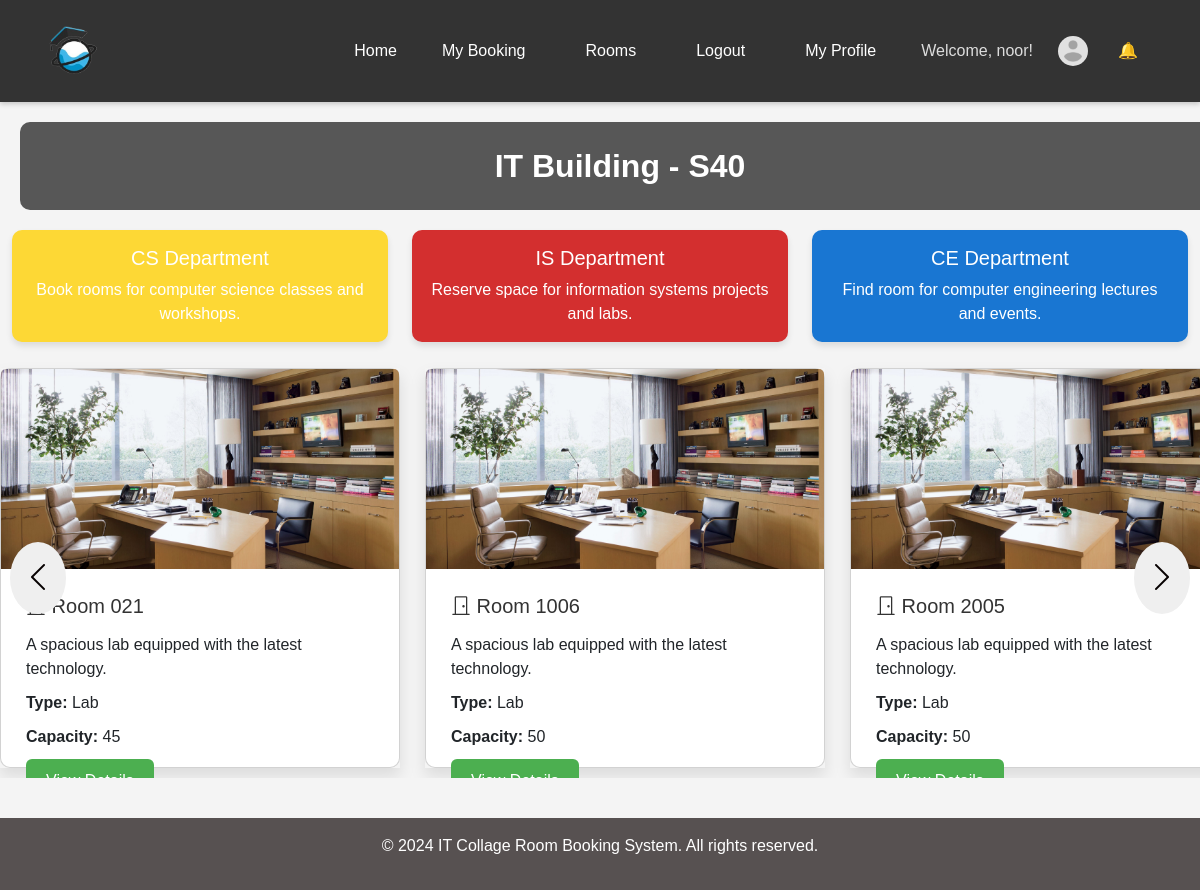
The app's page /views/room_browsing.php?department=IS (signed in) with its own data.
### tables this page shows
CREATE TABLE `users` (
  `user_id` int(11) NOT NULL UNIQUE AUTO_INCREMENT PRIMARY KEY,
  `user_name` varchar(100) NOT NULL,
  `user_email` varchar(150) NOT NULL,
  `user_password` varchar(255) NOT NULL,
  `user_role` enum('Admin','User') NOT NULL DEFAULT 'User'
);

CREATE TABLE `rooms` (
  `room_id` int(11) NOT NULL PRIMARY KEY AUTO_INCREMENT,
  `room_name` varchar(100) NOT NULL,
  `room_type` enum('Lecture','Lab') NOT NULL,
  `building` varchar(100) NOT NULL,
  `floor` int(11) NOT NULL,
  `department` varchar(100) NOT NULL,
  `capacity` int(11) NOT NULL,
  `image1` varchar(255) DEFAULT NULL,
  `image2` varchar(255) DEFAULT NULL,
  `image3` varchar(255) DEFAULT NULL,
  `image4` varchar(255) DEFAULT NULL,
  `image5` varchar(255) DEFAULT NULL,
  `availability_status` enum('Available','Booked') NOT NULL DEFAULT 'Available',
  `description` varchar(255) NOT NULL
);

### views/room_browsing.php (the view, shortened to what this page needs)
<?php
include '../php/db_connection.php';
$departments = ['CS', 'IS', 'CE'];
$selected_department = $_GET['department'] ?? 'CS';
try {
    $query = $conn->prepare("SELECT * FROM rooms WHERE department = :department");
    $query->bindParam(':department', $selected_department, PDO::PARAM_STR);
    $query->execute();
    $rooms = $query->fetchAll(PDO::FETCH_ASSOC);
} catch (PDOException $e) {
    die("Database error: " . $e->getMessage());
}
?>
<!DOCTYPE html>
<html lang="en">
<head>
    <link href="https://cdn.jsdelivr.net/npm/bootstrap@5.3.0/dist/css/bootstrap.min.css" rel="stylesheet">
    <link href="https://cdn.jsdelivr.net/npm/bootstrap-icons/font/bootstrap-icons.css" rel="stylesheet">
    <link rel="stylesheet" href="../css/room_browsing.css">
    <link rel="stylesheet" href="../css/firstask.css">
</head>
<body>
<?php include_once '../php/navbar.php'; ?>
    <div class="row">
<div class="row text-center">
<div class="building-title text-center">IT Building - S40</div>
    <?php foreach ($departments as $department): ?>
        <div class="col-md-4 mb-3">
            <a href="?department=<?php echo htmlspecialchars($department); ?>"
               class="department-card <?php echo strtolower($department) . '-department'; ?> text-decoration-none">
                <div class="p-3 rounded">
                    <h5 class="mb-2"><?php echo htmlspecialchars($department); ?> Department</h5>
                    <p class="mb-0">
                        <?php
                        if ($department === 'CS') {
                            echo 'Book rooms for computer science classes and workshops.';
                        } elseif ($department === 'IS') {
                            echo 'Reserve space for information systems projects and labs.';
                        } else {
                            echo 'Find room for computer engineering lectures and events.';
                        }
                        ?>
                    </p>
                </div>
            </a>
        </div>
    <?php endforeach; ?>
</div>
<div class="col-md-8">
    <div class="room-carousel">
    <button class="carousel-arrow left" onclick="scrollCarousel(-1)">
        <i class="bi bi-chevron-left"></i>
    </button>
        <div class="rooms-container">
            <?php if (!empty($rooms)): ?>
                <?php foreach ($rooms as $room): ?>
                    <div class="room-card-container" onclick="toggleFlip(this)">
                        <div class="room-card">
                            <div class="card front">
                                <img src="../img/<?= htmlspecialchars($room['image1'] ?? 'default_image.jpg') ?>" class="card-img-top" alt="Room Image">
                                <div class="card-body">
                                    <h5 class="card-title">
                                        <i class="room-icon bi bi-door-closed"></i>
                                        <?= htmlspecialchars($room['room_name']) ?>
                                    </h5>
                                    <p class="card-text">
                                        <?= htmlspecialchars($room['description'] ?? 'No description available.') ?>
                                    </p>
                                    <p class="card-text"><strong>Type:</strong> <?= htmlspecialchars($room['room_type']) ?></p>
                                    <p class="card-text">
                                        <strong>Capacity:</strong> <?= htmlspecialchars($room['capacity']) ?>
                                    </p>
                                    <a href="room_details.php?room_id=<?= htmlspecialchars($room['room_id']) ?>" class="btn btn-primary">View Details</a>
                                </div>
                            </div>
                            <div class="card back">
                                <h1>hello</h1>
                            </div>
                        </div>
                    </div>
                <?php endforeach; ?>
            <?php else: ?>
                <div class="col-12">
                    <p class="text-center">No rooms available in this department.</p>
                </div>
            <?php endif; ?>
        </div>
        <button class="carousel-arrow right" onclick="scrollCarousel(1)">
        <i class="bi bi-chevron-right"></i>
    </button>
    </div>
</div>
    <footer class="footer py-3">
        <div class="text-center">
            <p>&copy; 2024 IT Collage Room Booking System. All rights reserved.</p>
        </div>
    </footer>
</body>
</html>

### php/navbar.php (shortened to what this page needs)
<?php
$conn = new mysqli(DB_HOST, DB_USER, DB_PASS, DB_NAME, Port);
$isLoggedIn = isset($_SESSION['user_id']);
$userName = '';
$userRole = '';
if ($isLoggedIn) {
    $userId = $_SESSION['user_id'];
    $query = "SELECT user_name, user_role FROM users WHERE user_id = ?";
    $stmt = $conn->prepare($query);
    $stmt->bind_param('i', $userId);
    $stmt->execute();
    $stmt->bind_result($userName, $userRole);
}
?>
<nav class="navbar">
<div class="container">
        <a class="logo" href="<?php echo BASE_URL; ?>">
            <img src="<?php echo BASE_URL; ?>/img/img.png" alt="Roomzy">
        </a>
    <ul>
        <?php if (!$isLoggedIn): ?>
            <li><a href="<?php echo BASE_URL; ?>/index.php">Home</a></li>
            <li><a href="<?php echo BASE_URL; ?>/views/room_browsing.php">Rooms</a></li>
            <li><a href="<?php echo BASE_URL; ?>/php/login.php">Login</a></li>
            <li><a href="<?php echo BASE_URL; ?>/php/register.php">Register</a></li>
        <?php elseif ($userRole === 'User'): ?>
            <li><a href="<?php echo BASE_URL; ?>/index.php">Home</a></li>
            <li><a href="<?php echo BASE_URL; ?>/php/MyBookings.php">My Booking</a></li>
            <li><a href="<?php echo BASE_URL; ?>/views/room_browsing.php">Rooms</a></li>
            <li><a href="<?php echo BASE_URL; ?>/php/logout.php">Logout</a></li>
            <li><a href="<?php echo BASE_URL; ?>/views/UserProfile.html">My Profile</a></li>
            <li>Welcome, <?php echo htmlspecialchars($userName); ?>!</li>
<?php
   $profileImage = isset($_SESSION['user']['image']) && !empty($_SESSION['user']['image']) ? $_SESSION['user']['image'] : 'img/profile_pic.png';
   ?>
   <img src="<?php echo BASE_URL . '/' . $profileImage; ?>" alt="User Profile Picture" class="user-image">
            <?php
       include "db_connection.php";
       $query = "SELECT COUNT(*) AS total_count FROM notifications WHERE user_id = ? AND is_read = TRUE";
       $stmt = $conn->prepare($query);
       $stmt->execute([$userId]);
       $no = $stmt->fetch(PDO::FETCH_DEFAULT);
       $count = $no['total_count'];
        ?>
            <li>
                <?php
                if ($count !== 0){
                    echo "<a style='color:orange;' href="."/ProjectTeam/php/notifications.php>"."🔔"."</a>";
                }else{
                    echo "<a href="."/ProjectTeam/php/notifications.php>"."🔔 "."</a>";
                }
                ?>
            </li>
        <?php endif; ?>
    </ul>
</nav>

### css/room_browsing.css (style rules this page uses)
.cs-department { background-color: #fdd835; color: white; }
.is-department { background-color: #d32f2f; color: white; }
.ce-department { background-color: #1976d2; color: white; }
.department-card { display: block; width: 100%; text-align: center; border-radius: 10px; transition: transform 0.3s, box-shadow 0.3s; box-shadow: 0px 4px 6px rgba(0, 0, 0, 0.1); }
.building-title { font-size: 2rem; font-weight: bold; padding: 20px; background-color: #575757; color: white; border-radius: 10px; margin: 20px; display: inline-block; }
.row, .room-carousel, .col-md-8 { margin: 0; padding: 0; width: 100%; }
.carousel-arrow { position: absolute; top: 50%; transform: translateY(-50%); border: none; color: rgb(6, 0, 0); font-size: 2rem; padding: 12px; cursor: pointer; z-index: 1000; border-radius: 50%; transition: background-color 0.3s ease; }
.carousel-arrow.left { left: 10px; }
.carousel-arrow.right { right: 10px; }
.room-card-container { perspective: 1000px; flex: 0 0 400px; width: 400px; height: 400px; margin: 10px; scroll-snap-align: start; box-shadow: 0px 8px 15px rgba(0, 0, 0, 0.1); transition: box-shadow 0.3s ease; }
.rooms-container { display: flex; scroll-snap-type: x mandatory; overflow-x: hidden; overflow-y: hidden; width: calc(400px * 3 + 20px * 2); gap: 5px; margin-bottom: 20px; }
.room-carousel { display: flex; align-items: center; overflow: hidden; position: relative; scroll-snap-type: x mandatory; gap: 15px; margin-bottom: 20px; }
.room-card { width: 400px; height: 100%; position: relative; transform-style: preserve-3d; transition: transform 0.6s; margin-bottom: 20px; }
.card.front { backface-visibility: hidden; border-radius: 10px; height: 100%; }
.card.front img { width: 100%; height: 200px; object-fit: cover; }
.card-body { padding: 25px; }
.card-title { font-size: 1.25rem; margin-bottom: 15px; color: #333; }
.card-text { margin-bottom: 10px; }
.btn-primary { background-color: #4CAF50; border: none; padding: 10px 20px; margin-bottom: 20px; }
.card.back { position: absolute; top: 0; left: 0; width: 100%; height: 100%; background-color: #f9f9f9; border-radius: 10px; transform: rotateY(180deg); display: flex; justify-content: center; align-items: center; text-align: center; font-size: 2rem; color: #333; backface-visibility: hidden; }

### css/firstask.css (style rules this page uses)
body { font-family: Arial, sans-serif; background-color: rgb(245, 245, 220); margin: 0; padding: 0; display: flex; flex-direction: column; min-height: 100vh; color: #000; }
footer { background-color: rgb(87, 81, 81); color: white; text-align: center; padding: 10px 0; margin-top: auto; }
body { margin: 0; font-family: Arial, sans-serif; background-color: #f4f4f4; }
.navbar { background-color: #333; padding: 1rem 20px; box-shadow: 0 2px 5px rgba(0, 0, 0, 0.2); display: flex; justify-content: space-between; align-items: center; position: relative; }
.navbar .container { display: flex; justify-content: space-between; align-items: center; width: 100%; max-width: 1200px; margin: 0 auto; }
.navbar .logo { text-decoration: none; display: flex; align-items: center; }
.navbar .logo img { max-height: 50px; width: auto; transition: transform 0.3s ease; }
.navbar ul { list-style: none; margin: 0; padding: 0; display: flex; align-items: center; }
.navbar li { margin: 0 15px; }
.navbar li:first-child { margin-right: auto; }
.navbar a { color: #fff; text-decoration: none; font-size: 16px; padding: 10px 15px; display: inline-block; transition: background-color 0.3s ease, color 0.3s ease; border-radius: 5px; }
.navbar li { color: #ddd; font-size: 16px; }
.user-image { width: 30px; height: 30px; border-radius: 50%; object-fit: cover; margin-left: 10px; }

### records on screen
users: user_name "noor"
rooms: image1 (picture), room_name "Room 021", description "A spacious lab equipped with the latest technology.", room_type "Lab", capacity "45"
rooms: image1 (picture), room_name "Room 1006", description "A spacious lab equipped with the latest technology.", room_type "Lab", capacity "50"
rooms: image1 (picture), room_name "Room 2005", description "A spacious lab equipped with the latest technology.", room_type "Lab", capacity "50"

### other values on screen
$department "CS"
$department "IS"
$department "CE"
